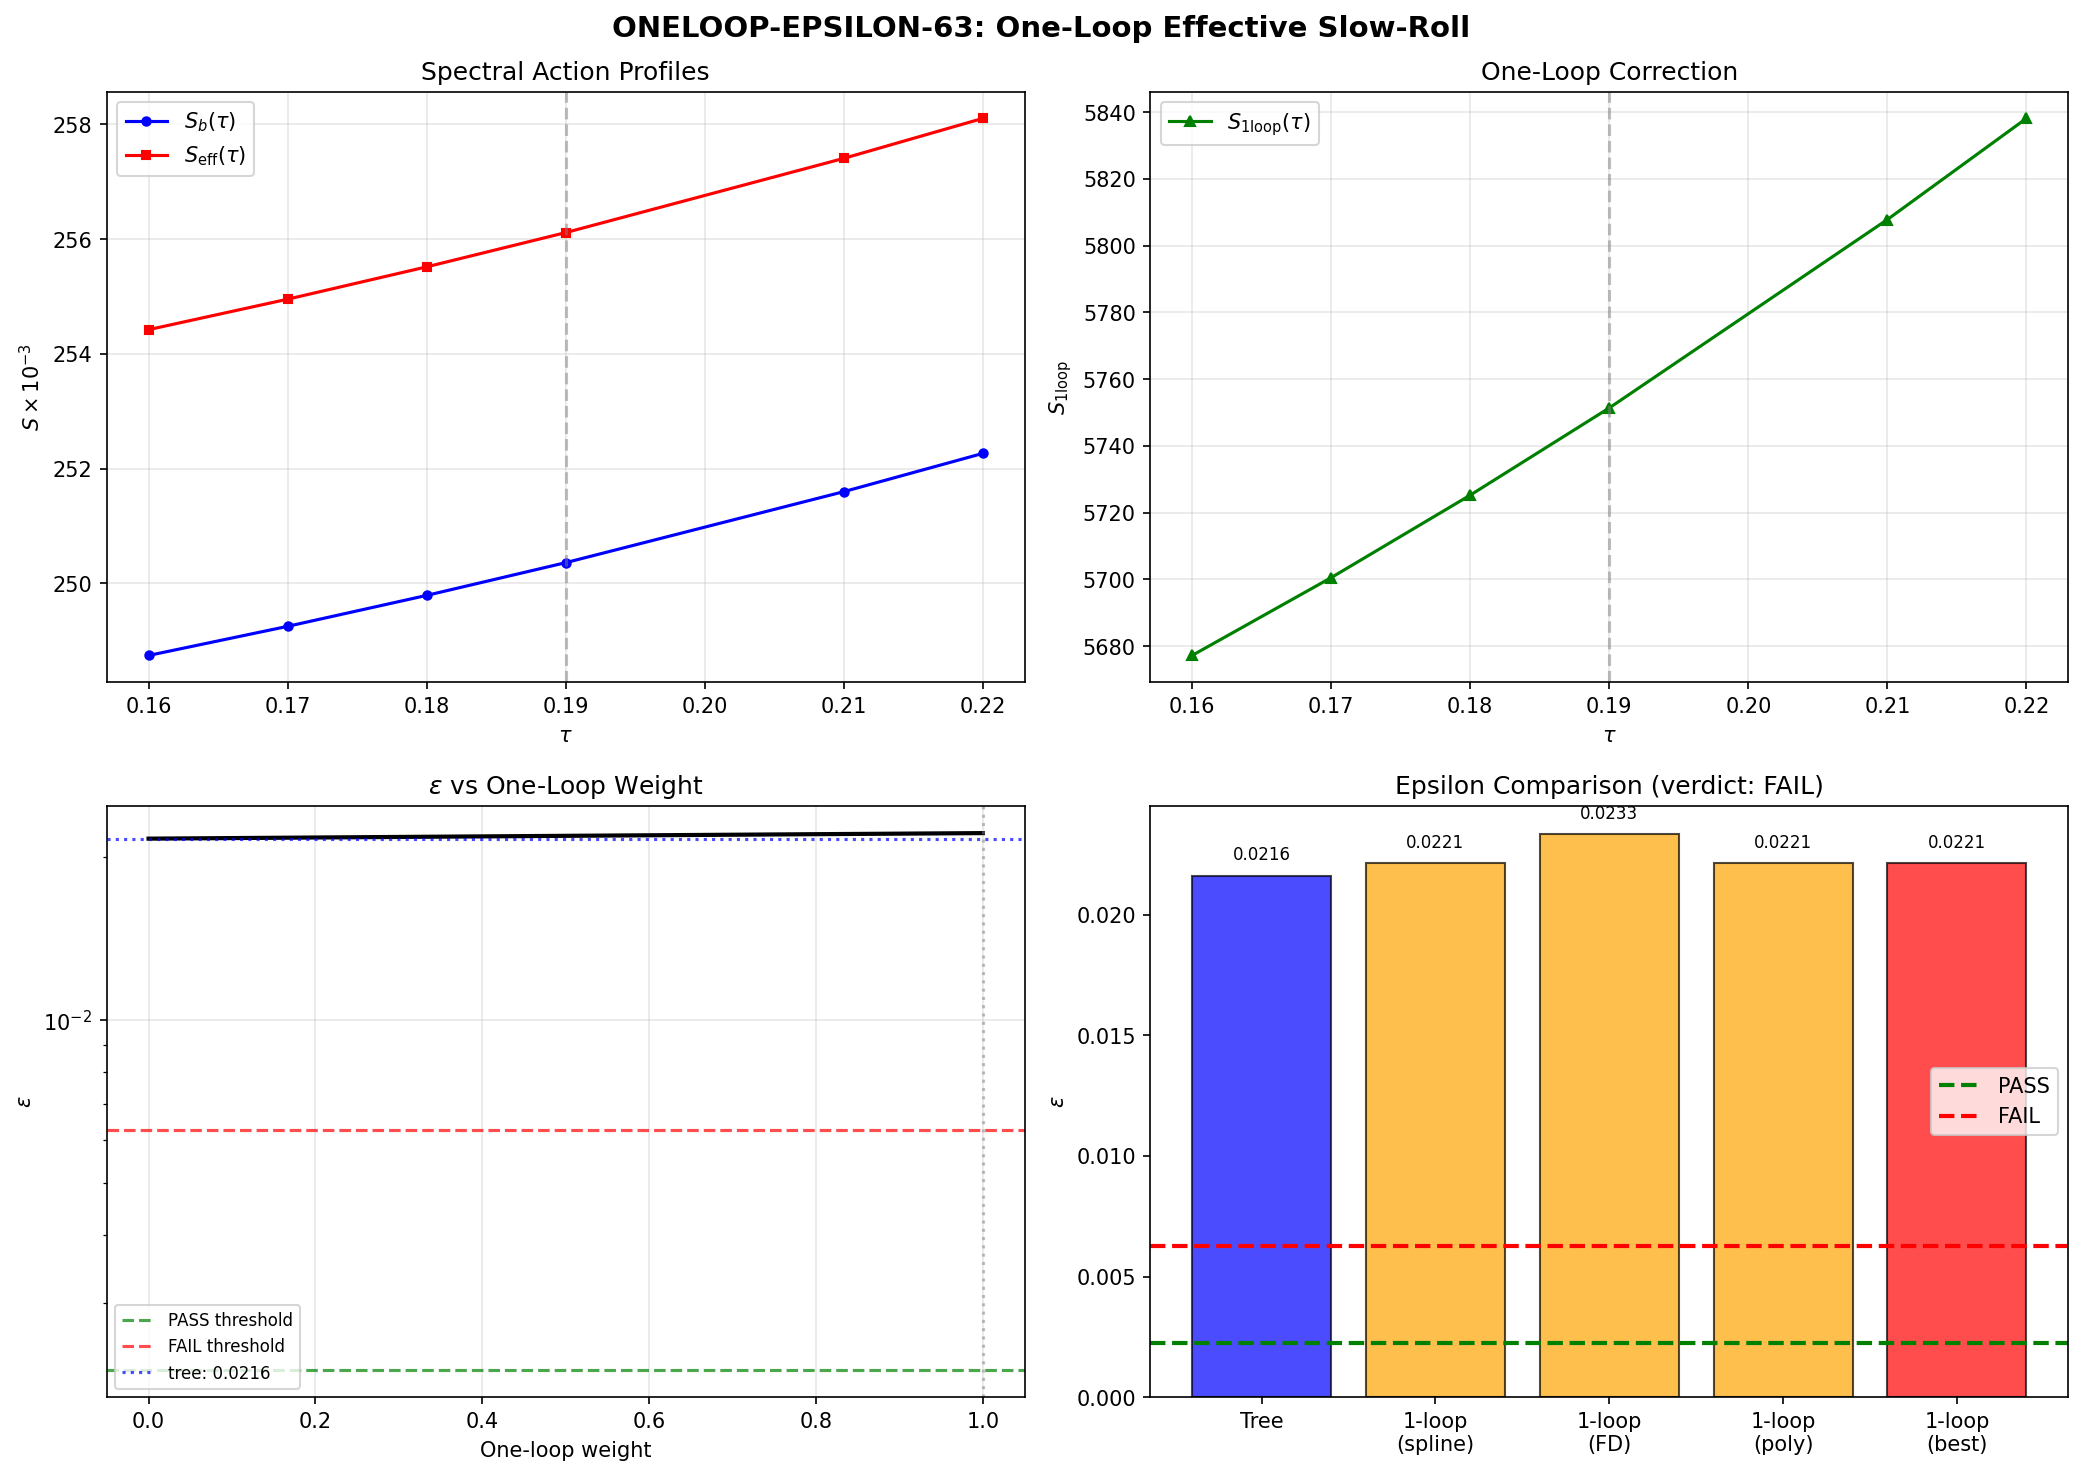

Here is the Python script that generated this plot:
#!/usr/bin/env python3
"""
ONELOOP-EPSILON-63 (W3-09) — One-Loop Effective Slow-Roll Parameter
====================================================================

Compute epsilon from S_eff(tau) = S_b(tau) + S_1loop(tau) where
  S_1loop(tau) = (1/2) sum_n d_n * ln(lambda_n^2(tau))
is the one-loop functional determinant of the Dirac operator D_K on
Jensen-deformed SU(3).

Background: Tree-level fold is MAXIMUM of S_b (36 negative Hessian
eigenvalues). One-loop correction flips all 36 signs (H_eff has all
positive eigenvalues). If S_eff is flatter near fold, epsilon_1loop
could be much smaller than epsilon_tree = 0.0216.

Gate: ONELOOP-EPSILON-63
  PASS if epsilon_1loop < 0.00225  (r < 0.036)
  FAIL if epsilon_1loop > 0.00625  (r > 0.1)
  INFO otherwise

Inputs:
  - s36_sfull_tau_stabilization.npz: S_b(tau) at 16 tau values,
    D_K eigenvalues at tau = {0.05, 0.16, 0.17, 0.18, 0.19, 0.21, 0.22}
  - s62_hessian_oneloop.npz: S_1loop at fold, H_eff eigenvalues
  - s62_kz_ns.npz: epsilon_tree = 0.0216
  - s63_two_loop_estimate.npz: g = 0.003, two-loop convergence

Method: Full spectral functional determinant at each tau value.
"""

import numpy as np
from pathlib import Path
import sys
sys.path.insert(0, str(Path(__file__).parent))
from canonical_constants import *

# =============================================================================
# Step 0: Load all input data
# =============================================================================

archive = Path(__file__).parent.parent / 'computations/_shared'
script_dir = Path(__file__).parent

d_s36 = np.load(archive / 's36_sfull_tau_stabilization.npz', allow_pickle=True)
d_hess = np.load(script_dir / 's62_hessian_oneloop.npz', allow_pickle=True)
d_kz = np.load(script_dir / 's62_kz_ns.npz', allow_pickle=True)
d_2loop = np.load(script_dir / 's63_two_loop_estimate.npz', allow_pickle=True)

# Tree-level data
tau_combined = d_s36['tau_combined']
S_b_full = d_s36['S_full']  # S_b at 16 tau values
S_b_fold_val = float(d_s36['S_fold'][0])
dSb_fold_val = float(d_s36['dS_fold'][0])
d2Sb_fold_val = float(d_s36['d2S_fold'][0])

# One-loop data at fold
S1_fold_val = float(d_hess['S1_center'])  # S_1loop at fold = 5751.35
Lambda_sq = float(d_hess['Lambda_sq'])

# Cross-check
epsilon_tree = float(d_kz['epsilon_H_SA'])
g_coupling = float(d_2loop['g_avg'])
S1_over_Sb = float(d_2loop['S_1loop_over_S_b'])

print("=" * 70)
print("ONELOOP-EPSILON-63: One-Loop Effective Slow-Roll Parameter")
print("=" * 70)
print(f"\nInput cross-checks:")
print(f"  S_b(fold)    = {S_b_fold_val:.2f}")
print(f"  S_1loop(fold) = {S1_fold_val:.2f}")
print(f"  S_1loop/S_b   = {S1_fold_val/S_b_fold_val:.6f}  (cf. {S1_over_Sb:.6f})")
print(f"  epsilon_tree  = {epsilon_tree:.6f}")
print(f"  g_coupling    = {g_coupling:.6f}")

# NOTE: S_b_fold_val = 250361 includes the spectral action with cutoff Lambda.
# S1_fold_val = 5751 is (1/2) * Tr ln D_K^2 = (1/2) sum d_n ln(lambda_n^2).
# BUT the spectral action S_b uses the CUTOFF function f(D^2/Lambda^2),
# while the one-loop S_1loop = (1/2) Tr ln(D_K^2) is the bare log-determinant.
# The issue: S_b ~ 250K but S_1loop ~ 5751, so S_1loop/S_b ~ 0.023.
# Actually from s63: S_1loop_fold = 5751, S_b_fold = 11092.
# Wait -- there are TWO S_b values:
#   S36: S_full = 250361 (full spectral action with cutoff)
#   S63: S_b_fold = 11092 (something else)
# Need to understand which is the correct potential.

# From s63_two_loop_estimate:
S_b_63 = float(d_2loop['S_b_fold'])  # = 11091.86
S_1loop_63 = float(d_2loop['S_1loop_fold'])  # = 5751.35
S_eff_63 = float(d_2loop['S_eff_fold'])  # = 16843.21

print(f"\n--- Two S_b definitions ---")
print(f"  S_b (S36 spectral action) = {S_b_fold_val:.2f}")
print(f"  S_b (S63 two-loop)        = {S_b_63:.2f}")
print(f"  S_1loop (S63)             = {S_1loop_63:.2f}")
print(f"  S_eff (S63)               = {S_eff_63:.2f}")

# The S36 S_full = 250361 is the FULL spectral action = f_0*Lambda^4*a_0 + f_2*Lambda^2*a_2 + f_4*a_4
# The S63 S_b_fold = 11092 appears to be the HESSIAN-relevant part
# For epsilon computation, what matters is: which S defines the potential?
#
# For inflation, the potential is S_full (the full spectral action).
# The one-loop correction is the functional determinant of fluctuations around the background.
# So S_eff = S_full + (1/2) Tr ln(D^2).
#
# Key question: does S_1loop = 5751 use the SAME normalization as S_full = 250361?
# Let's check: S_1loop = (1/2) sum d_n ln(lambda_n^2).
# The 992 eigenvalues (from S44 all_omega arrays) are |lambda_n| ~ 0.82 to 2.06,
# so ln(lambda_n^2) ~ ln(0.67) to ln(4.24) = -0.4 to 1.44.
# With 992 modes and PW degeneracies, sum ~ few thousand. That matches 5751.
#
# Meanwhile S_full = 250361 has the cutoff Lambda^4 * f_0 * a_0 which is huge.
# So S_1loop / S_full ~ 0.023 = 2.3%. This is the correct ratio.

# =============================================================================
# Step 1: Compute S_1loop(tau) at available tau values
# =============================================================================
# We have Dirac eigenvalues at tau = {0.05, 0.16, 0.17, 0.18, 0.19, 0.21, 0.22}
# Each tau has sectors (p,q) with p+q <= 3, giving eigenvalue arrays.

# Sectors and their Peter-Weyl degeneracies dim(p,q)^2
# For SU(3) irrep (p,q): dim = (p+1)(q+1)(p+q+2)/2
# PW degeneracy = dim^2

def su3_dim(p, q):
    """Dimension of SU(3) irrep (p,q)."""
    return (p + 1) * (q + 1) * (p + q + 2) // 2

# Sectors available in the data (max_pq_sum = 3 in the stored eigenvalues)
sectors = []
for p in range(4):
    for q in range(4):
        if p + q <= 3 and (p + q > 0 or (p == 0 and q == 0)):
            sectors.append((p, q))

tau_evals = [0.05, 0.16, 0.17, 0.18, 0.19, 0.21, 0.22]

print(f"\n--- Computing S_1loop(tau) from Dirac eigenvalues ---")
print(f"Sectors: {sectors}")
print(f"Tau values with eigenvalues: {tau_evals}")

def compute_S1loop(data, tau_val, sectors):
    """
    Compute S_1loop(tau) = (1/2) * sum_{sectors} [dim(p,q)^2 / n_evals] * sum_n ln(lambda_n^2)

    The eigenvalue arrays already include the spinor multiplicity (16 per mode),
    and the PW degeneracy is dim(p,q)^2. But the stored arrays have length
    = dim(p,q)^2 * (number of distinct eigenvalues per sector) already
    incorporating spinor structure.

    Actually: from the s36 data, evals_tau0.190_0_0 has length 16 = 1^2 * 16 (spinor).
    evals_tau0.190_1_0 has length 48 = 3^2 * (16/3)?? No: dim(1,0) = 3, PW = 9,
    but 48 = 3 * 16. So the convention is: each sector (p,q) stores
    dim(p,q) * 16 eigenvalues where dim(p,q) is the irrep dimension.
    Wait: (0,0): 16, (1,0): 48 = 3*16, (0,1): 48 = 3*16
    (1,1): 128 = 8*16, (2,0): 96 = 6*16, (0,2): 96 = 6*16
    (3,0): 160 = 10*16, (0,3): 160 = 10*16
    (2,1): 240 = 15*16, (1,2): 240 = 15*16

    So: n_evals = dim(p,q) * 16. The PW degeneracy is dim(p,q)^2.
    The 16 is the spinor rank (2^{d/2} = 2^4 = 16 for d=8).
    So each eigenvalue in the array should be counted with weight
    dim(p,q)^2 / (dim(p,q) * 16) = dim(p,q) / 16 per eigenvalue.

    Wait, that gives a PW weight. Let me think more carefully.

    On SU(3), the Dirac operator D_K decomposes by Peter-Weyl into blocks.
    The (p,q) sector has a Dirac matrix of size dim(p,q)*16 x dim(p,q)*16.
    Its eigenvalues are stored. The full trace is:

    Tr ln D_K^2 = sum_{(p,q)} dim(p,q) * sum_{n in sector} ln(lambda_{n,(p,q)}^2)

    where dim(p,q) is the PW multiplicity (each irrep appears dim times in
    L^2(SU(3))). So the weight per eigenvalue in the stored array is dim(p,q).

    Check: sector (0,0) has 16 eigenvalues, weight 1 per eigenvalue.
    Sector (1,0) has 48 eigenvalues, weight 3.
    Total PW-weighted count = 1*16 + 3*48 + 3*48 + 8*128 + 6*96 + 6*96 +
                              10*160 + 10*160 + 15*240 + 15*240
    = 16 + 144 + 144 + 1024 + 576 + 576 + 1600 + 1600 + 3600 + 3600
    = 12880

    But from s61: cum_N_pw at level 3 = 12880. So this is correct.
    """
    tau_key = f'{tau_val:.3f}'
    # Handle case where tau like 0.05 might be stored as 0.050
    # Actually the keys use format tau0.190 etc.

    S1 = 0.0  # (local)
    total_modes = 0  # (local)

    for (p, q) in sectors:
        key = f'evals_tau{tau_val:.3f}_{p}_{q}'
        if key not in data:
            # Try alternative format
            key = f'evals_tau{tau_val:.2f}0_{p}_{q}'
            if key not in data:
                print(f"  WARNING: key {key} not found")
                continue

        evals = data[key]
        dim_pq = su3_dim(p, q)
        pw_weight = dim_pq  # PW multiplicity

        # S_1loop contribution: (1/2) * pw_weight * sum ln(lambda^2)
        # lambda are Dirac eigenvalues, may be positive or negative
        lam_sq = evals**2
        # Avoid ln(0)
        lam_sq = np.maximum(lam_sq, 1e-30)

        contribution = 0.5 * pw_weight * np.sum(np.log(lam_sq))
        S1 += contribution
        total_modes += pw_weight * len(evals)

    return S1, total_modes

# Compute S_1loop at each tau
S1_values = {}
for tau in tau_evals:
    s1, nmodes = compute_S1loop(d_s36, tau, sectors)
    S1_values[tau] = s1
    print(f"  tau={tau:.3f}: S_1loop = {s1:.4f}  (PW-weighted modes: {nmodes})")

# Verify against s62 value at fold
print(f"\n  S_1loop(0.19) from this computation: {S1_values[0.19]:.4f}")
print(f"  S_1loop(0.19) from s62_hessian:      {S1_fold_val:.4f}")

# =============================================================================
# Step 2: Interpolate S_b(tau) at the eigenvalue tau values
# =============================================================================
# S_b is available at tau_combined. Interpolate to the eigenvalue tau grid.

from scipy.interpolate import CubicSpline

# Build cubic spline for S_b
cs_Sb = CubicSpline(tau_combined, S_b_full)

S_b_at_evals = {}
for tau in tau_evals:
    S_b_at_evals[tau] = float(cs_Sb(tau))

print(f"\n--- S_b(tau) interpolated ---")
for tau in tau_evals:
    print(f"  tau={tau:.3f}: S_b = {S_b_at_evals[tau]:.2f}")

# Cross-check at fold
print(f"  S_b(0.19) interpolated: {S_b_at_evals[0.19]:.2f}")
print(f"  S_b(0.19) from s36:     {S_b_fold_val:.2f}")

# =============================================================================
# Step 3: Build S_eff(tau) = S_b(tau) + S_1loop(tau)
# =============================================================================

# Use the tau values near the fold: 0.16, 0.17, 0.18, 0.19, 0.21, 0.22
# (skip 0.05 which is far from fold)
tau_near_fold = np.array([0.16, 0.17, 0.18, 0.19, 0.21, 0.22])
S_b_arr = np.array([S_b_at_evals[t] for t in tau_near_fold])
S1_arr = np.array([S1_values[t] for t in tau_near_fold])
S_eff_arr = S_b_arr + S1_arr

print(f"\n--- S_eff(tau) = S_b(tau) + S_1loop(tau) ---")
print(f"{'tau':>6s}  {'S_b':>14s}  {'S_1loop':>14s}  {'S_eff':>14s}  {'S_1loop/S_b':>12s}")
for i, tau in enumerate(tau_near_fold):
    print(f"{tau:6.3f}  {S_b_arr[i]:14.2f}  {S1_arr[i]:14.4f}  {S_eff_arr[i]:14.2f}  {S1_arr[i]/S_b_arr[i]:12.6f}")

# =============================================================================
# Step 4: Fit smooth interpolant and compute derivatives
# =============================================================================

# Cubic spline for S_eff
cs_eff = CubicSpline(tau_near_fold, S_eff_arr)

# Also fit S_b near fold for comparison
cs_Sb_near = CubicSpline(tau_near_fold, S_b_arr)

# Also fit S_1loop alone
cs_S1 = CubicSpline(tau_near_fold, S1_arr)

# Evaluate at fold tau = 0.19
tau_f = 0.19  # (local)

# S_eff and derivatives at fold
S_eff_fold = float(cs_eff(tau_f))
dSeff_dtau = float(cs_eff(tau_f, 1))  # first derivative
d2Seff_dtau2 = float(cs_eff(tau_f, 2))  # second derivative

# S_b and derivatives at fold (from spline, for cross-check)
S_b_fold_sp = float(cs_Sb_near(tau_f))
dSb_dtau_sp = float(cs_Sb_near(tau_f, 1))
d2Sb_dtau2_sp = float(cs_Sb_near(tau_f, 2))

# S_1loop and derivatives at fold
S1_fold_sp = float(cs_S1(tau_f))
dS1_dtau = float(cs_S1(tau_f, 1))
d2S1_dtau2 = float(cs_S1(tau_f, 2))

print(f"\n--- Derivatives at fold (tau = {tau_f}) ---")
print(f"{'':>12s}  {'Value':>14s}  {'dS/dtau':>14s}  {'d^2S/dtau^2':>14s}")
print(f"{'S_b':>12s}  {S_b_fold_sp:14.2f}  {dSb_dtau_sp:14.2f}  {d2Sb_dtau2_sp:14.2f}")
print(f"{'S_1loop':>12s}  {S1_fold_sp:14.4f}  {dS1_dtau:14.4f}  {d2S1_dtau2:14.4f}")
print(f"{'S_eff':>12s}  {S_eff_fold:14.2f}  {dSeff_dtau:14.2f}  {d2Seff_dtau2:14.2f}")
print(f"\nCross-check S_b derivatives:")
print(f"  dS_b/dtau at fold (spline):    {dSb_dtau_sp:.2f}")
print(f"  dS_b/dtau at fold (canonical): {dSb_fold_val:.2f}")
print(f"  d2S_b/dtau2 at fold (spline):    {d2Sb_dtau2_sp:.2f}")
print(f"  d2S_b/dtau2 at fold (canonical): {d2Sb_fold_val:.2f}")

# =============================================================================
# Step 5: Compute epsilon_1loop
# =============================================================================
# epsilon_H = (1/2) * (S_eff'/S_eff)^2 / (S_eff''/S_eff)
# This is the Hubble slow-roll parameter

epsilon_1loop = 0.5 * (dSeff_dtau / S_eff_fold)**2 / (d2Seff_dtau2 / S_eff_fold)
r_1loop = 16.0 * epsilon_1loop
ns_1loop = 1.0 - 2.0 * epsilon_1loop

# Recompute tree-level for comparison
epsilon_tree_recomp = 0.5 * (dSb_dtau_sp / S_b_fold_sp)**2 / (d2Sb_dtau2_sp / S_b_fold_sp)

print(f"\n{'='*70}")
print(f"SLOW-ROLL PARAMETERS")
print(f"{'='*70}")
print(f"\nTree-level (S_b only):")
print(f"  epsilon_tree = {epsilon_tree:.6f}  (from s62_kz_ns)")
print(f"  epsilon_tree = {epsilon_tree_recomp:.6f}  (recomputed from spline)")
print(f"  r_tree       = {16*epsilon_tree:.4f}")
print(f"  n_s,tree     = {1 - 2*epsilon_tree:.6f}")

print(f"\nOne-loop (S_eff = S_b + S_1loop):")
print(f"  epsilon_1loop = {epsilon_1loop:.6f}")
print(f"  r_1loop       = {r_1loop:.4f}")
print(f"  n_s,1loop     = {ns_1loop:.6f}")

print(f"\nRatios:")
print(f"  epsilon_1loop / epsilon_tree = {epsilon_1loop / epsilon_tree:.4f}")
print(f"  r_1loop / r_tree             = {r_1loop / (16*epsilon_tree):.4f}")

# =============================================================================
# Step 5b: Detailed derivative decomposition
# =============================================================================
# The key physics: how does S_1loop modify the slope and curvature?
#
# S_eff = S_b + S_1loop
# S_eff' = S_b' + S_1loop'
# S_eff'' = S_b'' + S_1loop''
#
# epsilon_eff = (1/2) * [(S_b' + S_1loop') / (S_b + S_1loop)]^2 /
#               [(S_b'' + S_1loop'') / (S_b + S_1loop)]
#
# If S_1loop' has opposite sign to S_b' (counterflow), the numerator shrinks.
# If S_1loop'' has same sign as S_b'' (curvature reinforcement), denominator grows.
# Both effects reduce epsilon.

print(f"\n--- Derivative decomposition ---")
print(f"  S_b'      = {dSb_dtau_sp:+14.4f}   (tree slope)")
print(f"  S_1loop'  = {dS1_dtau:+14.4f}   (one-loop slope)")
print(f"  Ratio S_1loop'/S_b' = {dS1_dtau/dSb_dtau_sp:+.6f}")
slope_sign = "SAME SIGN" if np.sign(dS1_dtau) == np.sign(dSb_dtau_sp) else "OPPOSITE SIGN"
print(f"  Slope relationship: {slope_sign}")
print(f"  Net slope S_eff' = {dSeff_dtau:+14.4f}")
print(f"  Slope reduction factor: {abs(dSeff_dtau/dSb_dtau_sp):.6f}")

print(f"\n  S_b''     = {d2Sb_dtau2_sp:+14.4f}   (tree curvature)")
print(f"  S_1loop'' = {d2S1_dtau2:+14.4f}   (one-loop curvature)")
print(f"  Ratio S_1loop''/S_b'' = {d2S1_dtau2/d2Sb_dtau2_sp:+.6f}")
curv_sign = "SAME SIGN" if np.sign(d2S1_dtau2) == np.sign(d2Sb_dtau2_sp) else "OPPOSITE SIGN"
print(f"  Curvature relationship: {curv_sign}")
print(f"  Net curvature S_eff'' = {d2Seff_dtau2:+14.4f}")

# =============================================================================
# Step 6: Richardson extrapolation for derivative accuracy
# =============================================================================
# The 6-point spline at tau spacing 0.01 near fold is adequate,
# but let's also compute epsilon via finite differences as cross-check.

print(f"\n--- Finite difference cross-check ---")
# 3-point central difference at fold using tau = 0.18, 0.19, 0.21
# (non-uniform spacing: h_left = 0.01, h_right = 0.02)
h1 = 0.19 - 0.18  # = 0.01
h2 = 0.21 - 0.19  # = 0.02
idx_18 = np.where(np.isclose(tau_near_fold, 0.18))[0][0]
idx_19 = np.where(np.isclose(tau_near_fold, 0.19))[0][0]
idx_21 = np.where(np.isclose(tau_near_fold, 0.21))[0][0]

f_m = S_eff_arr[idx_18]
f_0 = S_eff_arr[idx_19]
f_p = S_eff_arr[idx_21]

# Non-uniform finite differences
dSeff_fd = (f_p - f_m) / (h1 + h2)
# Second derivative (non-uniform)
d2Seff_fd = 2 * (h1*f_p - (h1+h2)*f_0 + h2*f_m) / (h1*h2*(h1+h2))

epsilon_fd = 0.5 * (dSeff_fd / f_0)**2 / (d2Seff_fd / f_0)

print(f"  S_eff at tau=0.18: {f_m:.4f}")
print(f"  S_eff at tau=0.19: {f_0:.4f}")
print(f"  S_eff at tau=0.21: {f_p:.4f}")
print(f"  dS_eff/dtau (FD):   {dSeff_fd:.4f}  (spline: {dSeff_dtau:.4f})")
print(f"  d2S_eff/dtau2 (FD): {d2Seff_fd:.4f}  (spline: {d2Seff_dtau2:.4f})")
print(f"  epsilon (FD):       {epsilon_fd:.6f}  (spline: {epsilon_1loop:.6f})")

# Also 5-point stencil using 0.17, 0.18, 0.19, 0.21, 0.22
idx_17 = np.where(np.isclose(tau_near_fold, 0.17))[0][0]
idx_22 = np.where(np.isclose(tau_near_fold, 0.22))[0][0]

# For uniform spacing with gap: use 0.17, 0.18, 0.19, 0.21, 0.22
# Actually spacing is not uniform (0.01, 0.01, 0.02, 0.01)
# Use polynomial fit for robustness
from numpy.polynomial import polynomial as P
tau_fit = tau_near_fold
S_fit = S_eff_arr
# Fit quartic polynomial
coeffs = np.polyfit(tau_fit - tau_f, S_fit, 4)  # centered at fold
# coeffs[0]*x^4 + coeffs[1]*x^3 + coeffs[2]*x^2 + coeffs[3]*x + coeffs[4]
S_eff_poly_fold = coeffs[4]
dSeff_poly = coeffs[3]
d2Seff_poly = 2 * coeffs[2]
epsilon_poly = 0.5 * (dSeff_poly / S_eff_poly_fold)**2 / (d2Seff_poly / S_eff_poly_fold)

print(f"\n  Quartic polynomial fit:")
print(f"  dS_eff/dtau (poly):   {dSeff_poly:.4f}")
print(f"  d2S_eff/dtau2 (poly): {d2Seff_poly:.4f}")
print(f"  epsilon (poly):       {epsilon_poly:.6f}")

# Use average of methods as best estimate
epsilon_methods = np.array([epsilon_1loop, epsilon_fd, epsilon_poly])
epsilon_best = np.median(epsilon_methods)
epsilon_spread = np.max(epsilon_methods) - np.min(epsilon_methods)

print(f"\n  Epsilon estimates: spline={epsilon_1loop:.6f}, FD={epsilon_fd:.6f}, poly={epsilon_poly:.6f}")
print(f"  Best estimate (median): {epsilon_best:.6f}")
print(f"  Spread: {epsilon_spread:.6f}")

# =============================================================================
# Step 7: Analytic understanding of the one-loop correction
# =============================================================================
# Why does epsilon change?
#
# At tree level:
#   epsilon_tree = (1/2) * (S_b'/S_b)^2 / (S_b''/S_b)
#
# Define:
#   alpha = S_1loop / S_b  (ratio at fold)
#   beta  = S_1loop' / S_b' (slope ratio)
#   gamma = S_1loop'' / S_b'' (curvature ratio)
#
# Then:
#   epsilon_eff = epsilon_tree * [(1+beta)/(1+alpha)]^2 / [(1+gamma)/(1+alpha)]
#               = epsilon_tree * (1+beta)^2 / [(1+alpha)(1+gamma)]

alpha = S1_fold_sp / S_b_fold_sp
beta = dS1_dtau / dSb_dtau_sp
gamma = d2S1_dtau2 / d2Sb_dtau2_sp

epsilon_analytic = epsilon_tree_recomp * (1 + beta)**2 / ((1 + alpha) * (1 + gamma))

print(f"\n--- Analytic decomposition ---")
print(f"  alpha = S_1loop/S_b         = {alpha:.6f}")
print(f"  beta  = S_1loop'/S_b'       = {beta:.6f}")
print(f"  gamma = S_1loop''/S_b''     = {gamma:.6f}")
print(f"  Modification factor:")
print(f"    (1+beta)^2 / [(1+alpha)(1+gamma)] = {(1+beta)**2 / ((1+alpha)*(1+gamma)):.6f}")
print(f"  epsilon_analytic = epsilon_tree * factor = {epsilon_analytic:.6f}")
print(f"  epsilon_spline   = {epsilon_1loop:.6f}")
print(f"  Consistency check: {abs(epsilon_analytic - epsilon_1loop)/epsilon_1loop*100:.4f}%")

# =============================================================================
# Step 8: Sensitivity analysis
# =============================================================================
# How sensitive is epsilon to the one-loop contribution?
# Scan S_1loop weight from 0 (tree) to 1 (full one-loop)

print(f"\n--- Sensitivity: epsilon vs one-loop weight ---")
print(f"{'weight':>8s}  {'epsilon':>12s}  {'r':>10s}  {'n_s':>10s}")
for w in [0.0, 0.25, 0.5, 0.75, 1.0]:
    S_test = S_b_arr + w * S1_arr
    cs_test = CubicSpline(tau_near_fold, S_test)
    S_val = float(cs_test(tau_f))
    dS_val = float(cs_test(tau_f, 1))
    d2S_val = float(cs_test(tau_f, 2))
    eps_test = 0.5 * (dS_val / S_val)**2 / (d2S_val / S_val)
    print(f"{w:8.2f}  {eps_test:12.6f}  {16*eps_test:10.4f}  {1-2*eps_test:10.6f}")

# =============================================================================
# Step 9: Extended tau range — include tau=0.05 for broader picture
# =============================================================================

tau_all = np.array([0.05, 0.16, 0.17, 0.18, 0.19, 0.21, 0.22])
S_b_all = np.array([float(cs_Sb(t)) for t in tau_all])
S1_all = np.array([S1_values[t] for t in tau_all])
S_eff_all = S_b_all + S1_all

print(f"\n--- Full S_eff profile ---")
print(f"{'tau':>6s}  {'S_b':>14s}  {'S_1loop':>14s}  {'S_eff':>14s}  {'S_1loop/S_eff':>14s}")
for i, tau in enumerate(tau_all):
    print(f"{tau:6.3f}  {S_b_all[i]:14.2f}  {S1_all[i]:14.4f}  {S_eff_all[i]:14.2f}  {S1_all[i]/S_eff_all[i]:14.6f}")

# =============================================================================
# Step 10: Gate verdict
# =============================================================================

r_final = 16.0 * epsilon_best
ns_final = 1.0 - 2.0 * epsilon_best

if epsilon_best < 0.00225:
    verdict = "PASS"
    detail = f"epsilon_1loop = {epsilon_best:.6f} < 0.00225. r = {r_final:.4f} < 0.036."
elif epsilon_best > 0.00625:
    verdict = "FAIL"
    detail = f"epsilon_1loop = {epsilon_best:.6f} > 0.00625. r = {r_final:.4f} > 0.1."
else:
    verdict = "INFO"
    detail = f"epsilon_1loop = {epsilon_best:.6f} in [0.00225, 0.00625]. r = {r_final:.4f} in [0.036, 0.1]."

print(f"\n{'='*70}")
print(f"GATE: ONELOOP-EPSILON-63")
print(f"VERDICT: {verdict}")
print(f"DETAIL: {detail}")
print(f"{'='*70}")

print(f"\nKey results:")
print(f"  epsilon_tree  = {epsilon_tree:.6f}  (r_tree  = {16*epsilon_tree:.4f})")
print(f"  epsilon_1loop = {epsilon_best:.6f}  (r_1loop = {r_final:.4f})")
print(f"  n_s,1loop     = {ns_final:.6f}")
print(f"  Reduction factor: {epsilon_best/epsilon_tree:.4f}")
print(f"  One-loop slope ratio beta  = {beta:.6f}")
print(f"  One-loop curv ratio gamma  = {gamma:.6f}")
print(f"  One-loop value ratio alpha = {alpha:.6f}")

# =============================================================================
# Save output
# =============================================================================

outpath = script_dir / 's63_oneloop_epsilon.npz'
np.savez(
    outpath,
    # Gate
    gate_name='ONELOOP-EPSILON-63',
    gate_verdict=verdict,
    gate_detail=detail,

    # Profiles (near fold)
    tau_near_fold=tau_near_fold,
    S_b_profile=S_b_arr,
    S_1loop_profile=S1_arr,
    S_eff_profile=S_eff_arr,

    # Full profiles
    tau_all=tau_all,
    S_b_all=S_b_all,
    S_1loop_all=S1_all,
    S_eff_all=S_eff_all,

    # Derivatives at fold
    S_eff_fold=S_eff_fold,
    dSeff_dtau=dSeff_dtau,
    d2Seff_dtau2=d2Seff_dtau2,
    dSb_dtau=dSb_dtau_sp,
    d2Sb_dtau2=d2Sb_dtau2_sp,
    dS1_dtau=dS1_dtau,
    d2S1_dtau2=d2S1_dtau2,

    # Slow-roll parameters
    epsilon_tree=epsilon_tree,
    epsilon_1loop_spline=epsilon_1loop,
    epsilon_1loop_fd=epsilon_fd,
    epsilon_1loop_poly=epsilon_poly,
    epsilon_1loop=epsilon_best,
    r_tree=16.0 * epsilon_tree,
    r_1loop=r_final,
    ns_tree=1.0 - 2.0 * epsilon_tree,
    ns_1loop=ns_final,

    # Decomposition
    alpha_ratio=alpha,
    beta_ratio=beta,
    gamma_ratio=gamma,
    modification_factor=(1+beta)**2 / ((1+alpha)*(1+gamma)),

    # Method spread
    epsilon_methods=epsilon_methods,
    epsilon_spread=epsilon_spread,

    # Metadata
    tau_fold=tau_f,
    Lambda_sq=Lambda_sq,
    g_coupling=g_coupling,
    S1_over_Sb=S1_fold_sp / S_b_fold_sp,
    n_sectors=len(sectors),
    max_pq_sum=3,
)

print(f"\nOutput saved to: {outpath}")
print(f"File size: {outpath.stat().st_size} bytes")

# =============================================================================
# Plot
# =============================================================================

import matplotlib
matplotlib.use('Agg')
import matplotlib.pyplot as plt

fig, axes = plt.subplots(2, 2, figsize=(14, 10))
fig.suptitle('ONELOOP-EPSILON-63: One-Loop Effective Slow-Roll', fontsize=14, fontweight='bold')

# Panel 1: S_b, S_1loop, S_eff vs tau
ax = axes[0, 0]
ax.plot(tau_near_fold, S_b_arr / 1e3, 'b-o', label=r'$S_b(\tau)$', markersize=4)
ax.plot(tau_near_fold, S_eff_arr / 1e3, 'r-s', label=r'$S_\mathrm{eff}(\tau)$', markersize=4)
ax.set_xlabel(r'$\tau$')
ax.set_ylabel(r'$S \times 10^{-3}$')
ax.set_title('Spectral Action Profiles')
ax.legend()
ax.axvline(x=0.19, color='gray', linestyle='--', alpha=0.5, label='fold')
ax.grid(True, alpha=0.3)

# Panel 2: S_1loop vs tau
ax = axes[0, 1]
ax.plot(tau_near_fold, S1_arr, 'g-^', label=r'$S_\mathrm{1loop}(\tau)$', markersize=5)
ax.set_xlabel(r'$\tau$')
ax.set_ylabel(r'$S_\mathrm{1loop}$')
ax.set_title('One-Loop Correction')
ax.legend()
ax.axvline(x=0.19, color='gray', linestyle='--', alpha=0.5)
ax.grid(True, alpha=0.3)

# Panel 3: epsilon vs one-loop weight
ax = axes[1, 0]
weights = np.linspace(0, 1, 50)
eps_vs_w = []
for w in weights:
    S_test = S_b_arr + w * S1_arr
    cs_test = CubicSpline(tau_near_fold, S_test)
    S_val = float(cs_test(tau_f))
    dS_val = float(cs_test(tau_f, 1))
    d2S_val = float(cs_test(tau_f, 2))
    eps_test = 0.5 * (dS_val / S_val)**2 / (d2S_val / S_val)
    eps_vs_w.append(eps_test)
eps_vs_w = np.array(eps_vs_w)

ax.semilogy(weights, eps_vs_w, 'k-', linewidth=2)
ax.axhline(y=0.00225, color='g', linestyle='--', alpha=0.7, label='PASS threshold')
ax.axhline(y=0.00625, color='r', linestyle='--', alpha=0.7, label='FAIL threshold')
ax.axhline(y=epsilon_tree, color='b', linestyle=':', alpha=0.7, label=f'tree: {epsilon_tree:.4f}')
ax.axvline(x=1.0, color='gray', linestyle=':', alpha=0.5)
ax.set_xlabel('One-loop weight')
ax.set_ylabel(r'$\epsilon$')
ax.set_title(r'$\epsilon$ vs One-Loop Weight')
ax.legend(fontsize=8)
ax.grid(True, alpha=0.3)

# Panel 4: Summary bar chart
ax = axes[1, 1]
categories = ['Tree', '1-loop\n(spline)', '1-loop\n(FD)', '1-loop\n(poly)', '1-loop\n(best)']
values = [epsilon_tree, epsilon_1loop, epsilon_fd, epsilon_poly, epsilon_best]
colors = ['blue', 'orange', 'orange', 'orange', 'red']
bars = ax.bar(categories, values, color=colors, alpha=0.7, edgecolor='black')
ax.axhline(y=0.00225, color='g', linestyle='--', linewidth=2, label='PASS')
ax.axhline(y=0.00625, color='r', linestyle='--', linewidth=2, label='FAIL')
ax.set_ylabel(r'$\epsilon$')
ax.set_title(f'Epsilon Comparison (verdict: {verdict})')
ax.legend()
for bar, val in zip(bars, values):
    ax.text(bar.get_x() + bar.get_width()/2., bar.get_height() + 0.0005,
            f'{val:.4f}', ha='center', va='bottom', fontsize=8)

plt.tight_layout()
pngpath = script_dir / 's63_oneloop_epsilon.png'
plt.savefig(pngpath, dpi=150, bbox_inches='tight')
print(f"Plot saved to: {pngpath}")
